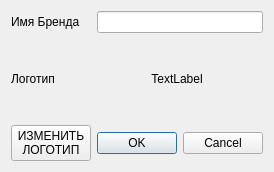
<?xml version="1.0" encoding="UTF-8"?>
<ui version="4.0">
 <class>AddBrandCarDialog</class>
 <widget class="QDialog" name="AddBrandCarDialog">
  <property name="geometry">
   <rect>
    <x>0</x>
    <y>0</y>
    <width>272</width>
    <height>172</height>
   </rect>
  </property>
  <property name="windowTitle">
   <string>Dialog</string>
  </property>
  <layout class="QGridLayout" name="gridLayout">
   <item row="0" column="0">
    <layout class="QGridLayout" name="gridLayout_2">
     <item row="1" column="0">
      <widget class="QLabel" name="label_2">
       <property name="text">
        <string>Логотип</string>
       </property>
      </widget>
     </item>
     <item row="0" column="0">
      <widget class="QLabel" name="label">
       <property name="sizePolicy">
        <sizepolicy hsizetype="Maximum" vsizetype="Preferred">
         <horstretch>0</horstretch>
         <verstretch>0</verstretch>
        </sizepolicy>
       </property>
       <property name="text">
        <string>Имя Бренда</string>
       </property>
      </widget>
     </item>
     <item row="1" column="1">
      <widget class="QLabel" name="labelLogo">
       <property name="sizePolicy">
        <sizepolicy hsizetype="Expanding" vsizetype="Expanding">
         <horstretch>0</horstretch>
         <verstretch>0</verstretch>
        </sizepolicy>
       </property>
       <property name="text">
        <string>TextLabel</string>
       </property>
       <property name="alignment">
        <set>Qt::AlignCenter</set>
       </property>
      </widget>
     </item>
     <item row="0" column="1" colspan="2">
      <widget class="QLineEdit" name="lineEdit"/>
     </item>
     <item row="2" column="1" colspan="2">
      <widget class="QDialogButtonBox" name="buttonBox">
       <property name="orientation">
        <enum>Qt::Horizontal</enum>
       </property>
       <property name="standardButtons">
        <set>QDialogButtonBox::Cancel|QDialogButtonBox::Ok</set>
       </property>
      </widget>
     </item>
     <item row="2" column="0">
      <widget class="QPushButton" name="pushButtonChangeLogo">
       <property name="sizePolicy">
        <sizepolicy hsizetype="Preferred" vsizetype="Fixed">
         <horstretch>0</horstretch>
         <verstretch>0</verstretch>
        </sizepolicy>
       </property>
       <property name="text">
        <string>ИЗМЕНИТЬ
ЛОГОТИП</string>
       </property>
      </widget>
     </item>
    </layout>
   </item>
  </layout>
 </widget>
 <resources/>
 <connections>
  <connection>
   <sender>buttonBox</sender>
   <signal>accepted()</signal>
   <receiver>AddBrandCarDialog</receiver>
   <slot>accept()</slot>
   <hints>
    <hint type="sourcelabel">
     <x>248</x>
     <y>254</y>
    </hint>
    <hint type="destinationlabel">
     <x>157</x>
     <y>274</y>
    </hint>
   </hints>
  </connection>
  <connection>
   <sender>buttonBox</sender>
   <signal>rejected()</signal>
   <receiver>AddBrandCarDialog</receiver>
   <slot>reject()</slot>
   <hints>
    <hint type="sourcelabel">
     <x>316</x>
     <y>260</y>
    </hint>
    <hint type="destinationlabel">
     <x>286</x>
     <y>274</y>
    </hint>
   </hints>
  </connection>
 </connections>
</ui>
